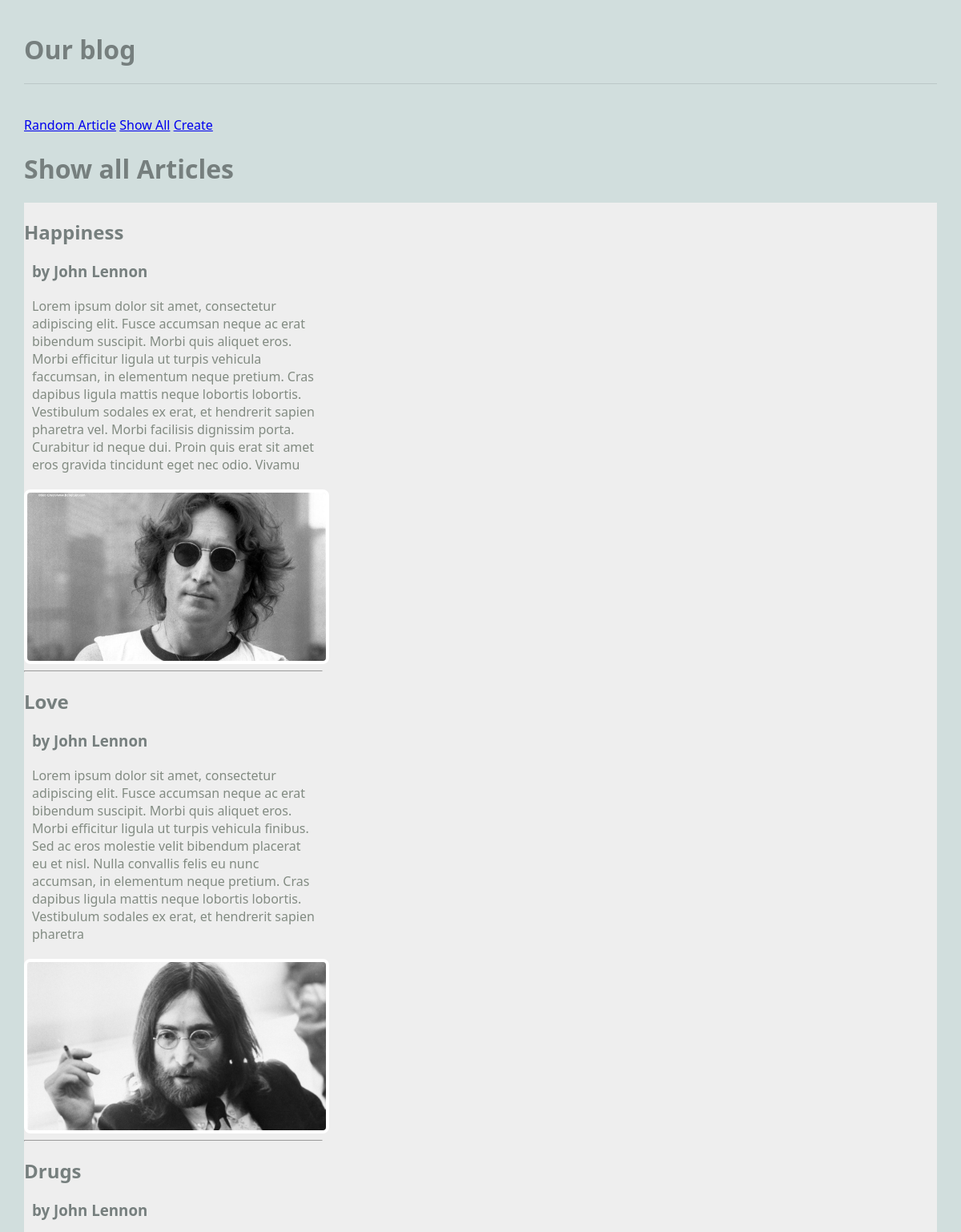
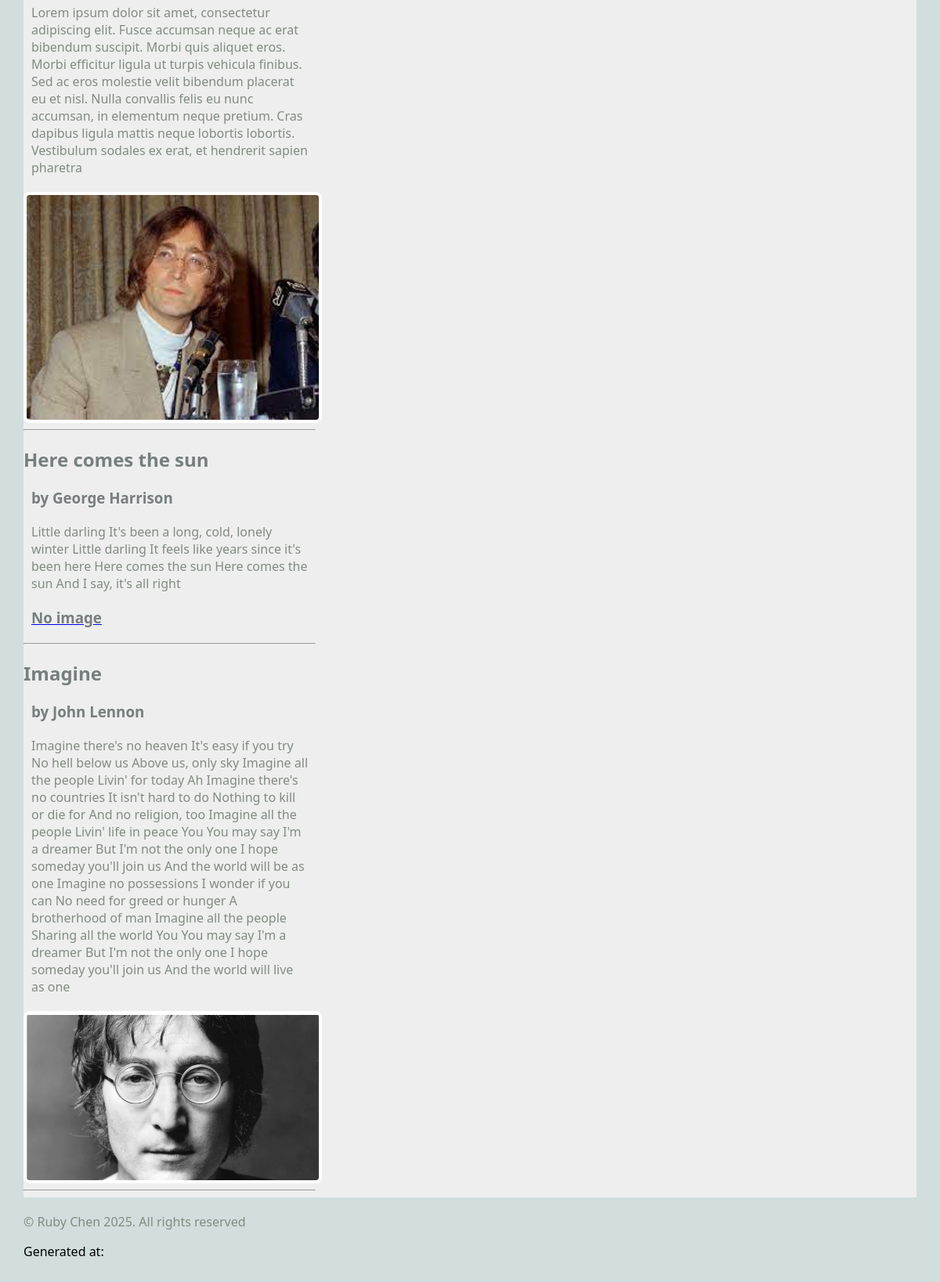
/blog/show_all, run on the app's committed database (2 pictures, top to bottom).
### blog/models.py (models this page shows, shortened)
class Article(models.Model):
    title = models.TextField(blank=True)
    author = models.TextField(blank=True)
    text = models.TextField(blank=True)
    published = models.DateTimeField(auto_now=True)
    image_file = models.ImageField(blank=True)

### blog/views.py (the view)
# urls.py: path('show_all', ShowAllView.as_view(), name='show_all'),
class ShowAllView(ListView):
    model = Article
    template_name = "blog/show_all.html"
    context_object_name = "articles"

### blog/templates/blog/show_all.html
{% extends 'blog/base.html' %}
{% block content %}
<h1>Show all Articles</h1>
<main class="grid-container">
    {% for article in articles %}
    <article>
        <div>
            <h2>{{ article.title }}</h2>
            <h3>by {{ article.author }}</h3>
            <p>{{ article.text }}</p>
        </div>
        <a href="{% url 'article' article.pk %}">
            {% if article.image_file %}
            <img src="{{ article.image_file.url }}" alt="">
            {% else %}
            <h3>No image</h3>
            {% endif %}
        </a>
        <hr>
        {% endfor %}
    </article>
</main>
{% endblock %}

### blog/templates/blog/base.html (shortened to what this page needs)
{% load static %}
<html>
    <head>
        <link rel="stylesheet" href="{% static 'styles-blog.css' %}">
    </head>
    <body>
        <header>
            <h1> Our blog </h1>
        </header>
        <nav>
            <ul>
                <li><a href="{% url 'random_article' %}">Random Article</a></li>
                <li><a href="{% url 'show_all' %}">Show All</a></li>
                <li><a href="{% url 'create_article' %}">Create</a></li>
            </ul>
        </nav>
        <main>
        {% block content %}
        {% endblock %}
        </main>
        <footer>
            <p>&#169 Ruby Chen 2025. All rights reserved</p>
            </p>Generated at: {{time}}</p>
        </footer>
    </body>
</html>

### static/styles-blog.css (style rules this page uses)
body { margin: 30px; background: #d1dedd; font-family:'Segoe UI', Tahoma, Geneva, Verdana, sans-serif; }
ul, li { padding: 0px; list-style-type: none; }
h1, h2, h3 { color: #767f7e; }
p { color: #828b82; }
header { max-width: 1200px; margin: 40px auto; border-bottom: 1px solid #bbc7c7; }
.grid-container { background: #eee; max-width: 900px; display: grid; grid-template-columns: repeat(3, 1fr); grid-gap: 10px; max-width: 1200px; margin: 20px auto; }
article img, article.featured img { width: 100%; border: 4px solid #fff; border-radius: 8px; }
article p, article h3 { margin: 20px 10px; }
nav li { display: inline; }

### data on the page
Article: title "Happiness", author "John Lennon", text "Lorem ipsum dolor sit amet, consectetur adipiscing elit. Fusce accumsan neque ac erat bibendum suscipit. Morbi quis aliquet eros. Morbi efficitur ligula ut turpis vehicula faccumsan, in elementum neque pretium. Cras dapibus ligula mattis neque lobortis lobortis. Vestibulum sodales ex erat, et hendrerit sapien pharetra vel. Morbi facilisis dignissim porta. Curabitur id neque dui. Proin quis erat sit amet eros gravida tincidunt eget nec odio. Vivamu", image_file (picture)
Article: title "Love", author "John Lennon", text "Lorem ipsum dolor sit amet, consectetur adipiscing elit. Fusce accumsan neque ac erat bibendum suscipit. Morbi quis aliquet eros. Morbi efficitur ligula ut turpis vehicula finibus. Sed ac eros molestie velit bibendum placerat eu et nisl. Nulla convallis felis eu nunc accumsan, in elementum neque pretium. Cras dapibus ligula mattis neque lobortis lobortis. Vestibulum sodales ex erat, et hendrerit sapien pharetra", image_file (picture)
Article: title "Drugs", author "John Lennon", text "Lorem ipsum dolor sit amet, consectetur adipiscing elit. Fusce accumsan neque ac erat bibendum suscipit. Morbi quis aliquet eros. Morbi efficitur ligula ut turpis vehicula finibus. Sed ac eros molestie velit bibendum placerat eu et nisl. Nulla convallis felis eu nunc accumsan, in elementum neque pretium. Cras dapibus ligula mattis neque lobortis lobortis. Vestibulum sodales ex erat, et hendrerit sapien pharetra", image_file (picture)
Article: title "Here comes the sun", author "George Harrison", text "Little darling It's been a long, cold, lonely winter Little darling It feels like years since it's been here Here comes the sun Here comes the sun And I say, it's all right", image_file "No image"
Article: title "Imagine", author "John Lennon", text "Imagine there's no heaven It's easy if you try No hell below us Above us, only sky Imagine all the people Livin' for today Ah Imagine there's no countries It isn't hard to do Nothing to kill or die for And no religion, too Imagine all the people Livin' life in peace You You may say I'm a dreamer But I'm not the only one I hope someday you'll join us And the world will be as one Imagine no possessions I wonder if you can No need for greed or hunger A brotherhood of man Imagine all the people Sharing all the world You You may say I'm a dreamer But I'm not the only one I hope someday you'll join us And the world will live as one", image_file (picture)
